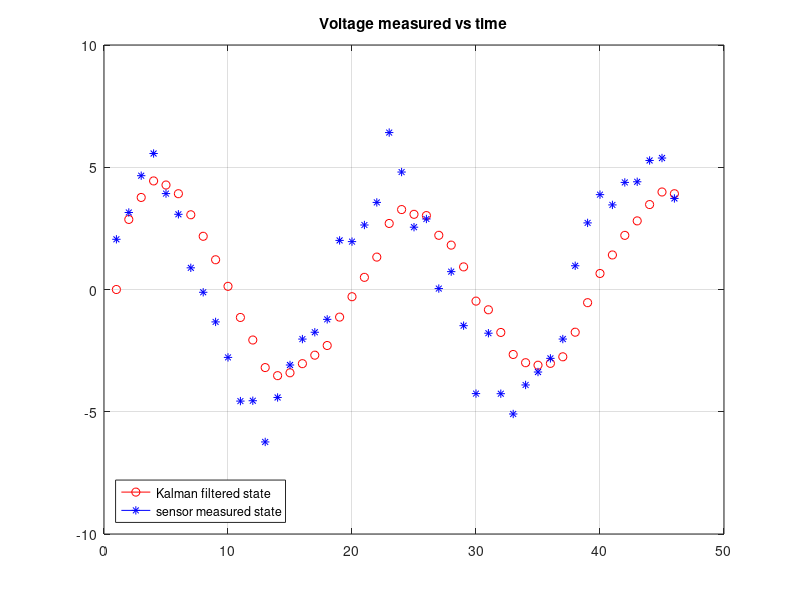

Here is the MATLAB script that generated this plot:
clear all
clc
% 1. Readings by sensor
t=[1:pi/10:5*pi];

% 1.1 generating sensor noise, V(t)
n=length(t);
randn('seed',0)
noise=randn(n,1);

z=5*sin(t);
z=z.'+noise;

% corrected state vectors
x = zeros(10,1);
% corrected error co-variance matrix
P = ones(10,1);
% predicted state vectors
x_p = zeros(10,1);
% predicted error co-variance matrix
P_p = zeros(10,1);
%P_p(1) = 2;

% variance of disturbance noise
Q = .01; 
% variance of sensor noise
R = .1;
for k=1:n-1
    
    % prediction
    
    x_p(k+1) = x(k);
    P_p(k+1) = P(k) + Q;
    
    % correction
    
    K = P_p(k+1)/(P_p(k+1) + R);
    x(k+1) = x_p(k+1) + K*(z(k+1) - x_p(k+1));
    P(k+1) = (1 - K)* P_p(k+1);
    
    % plotting
    
    title('Voltage measured vs time');
    plot(k,x(k),'-ro',k,z(k), '-b*');
    %axis([1 10 .1 .7]);
    hleg1 = legend('Kalman filtered state','sensor measured state');
    set(hleg1,'Location','SouthWest');
    grid on
    hold on;
       
end
    
    